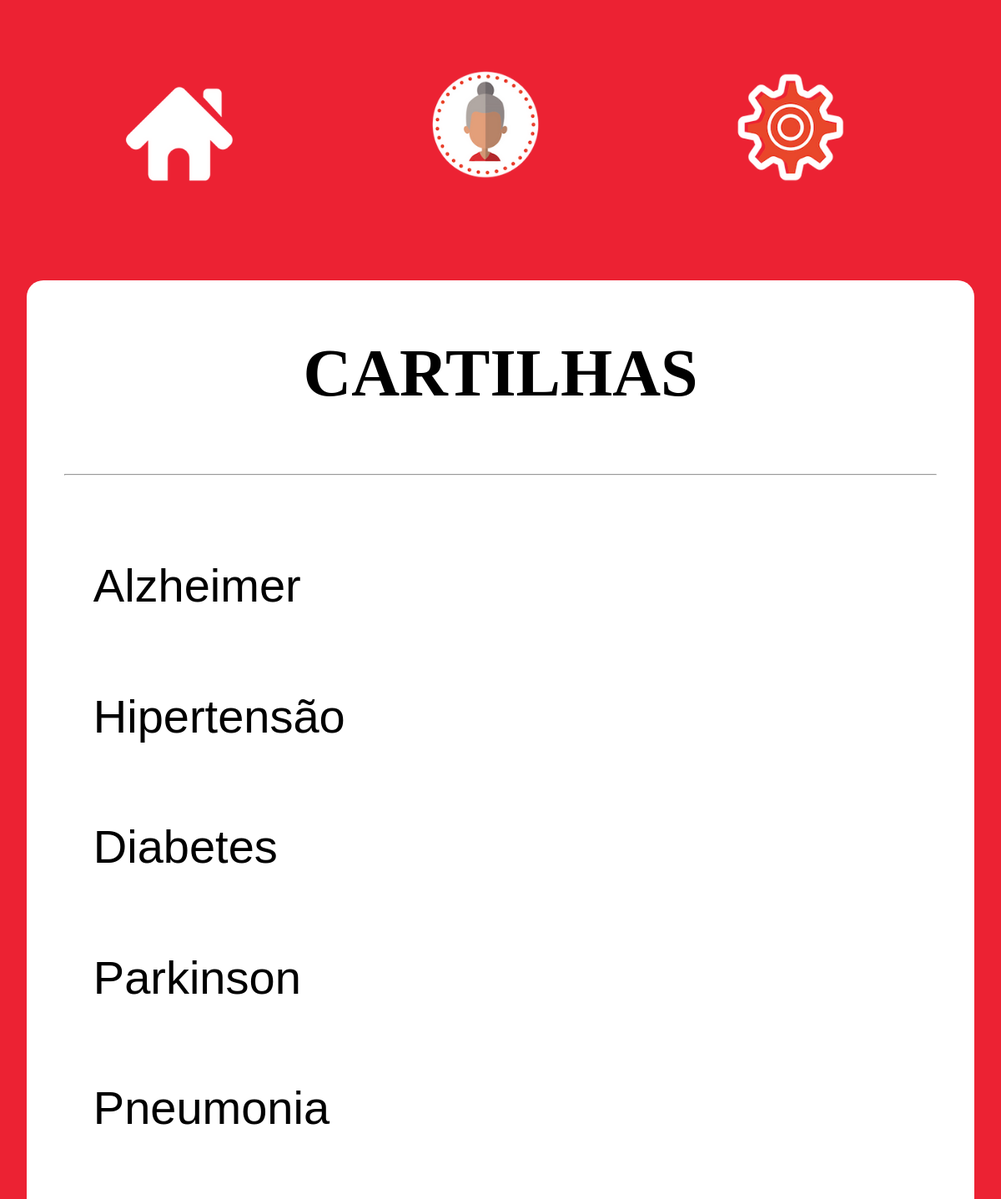
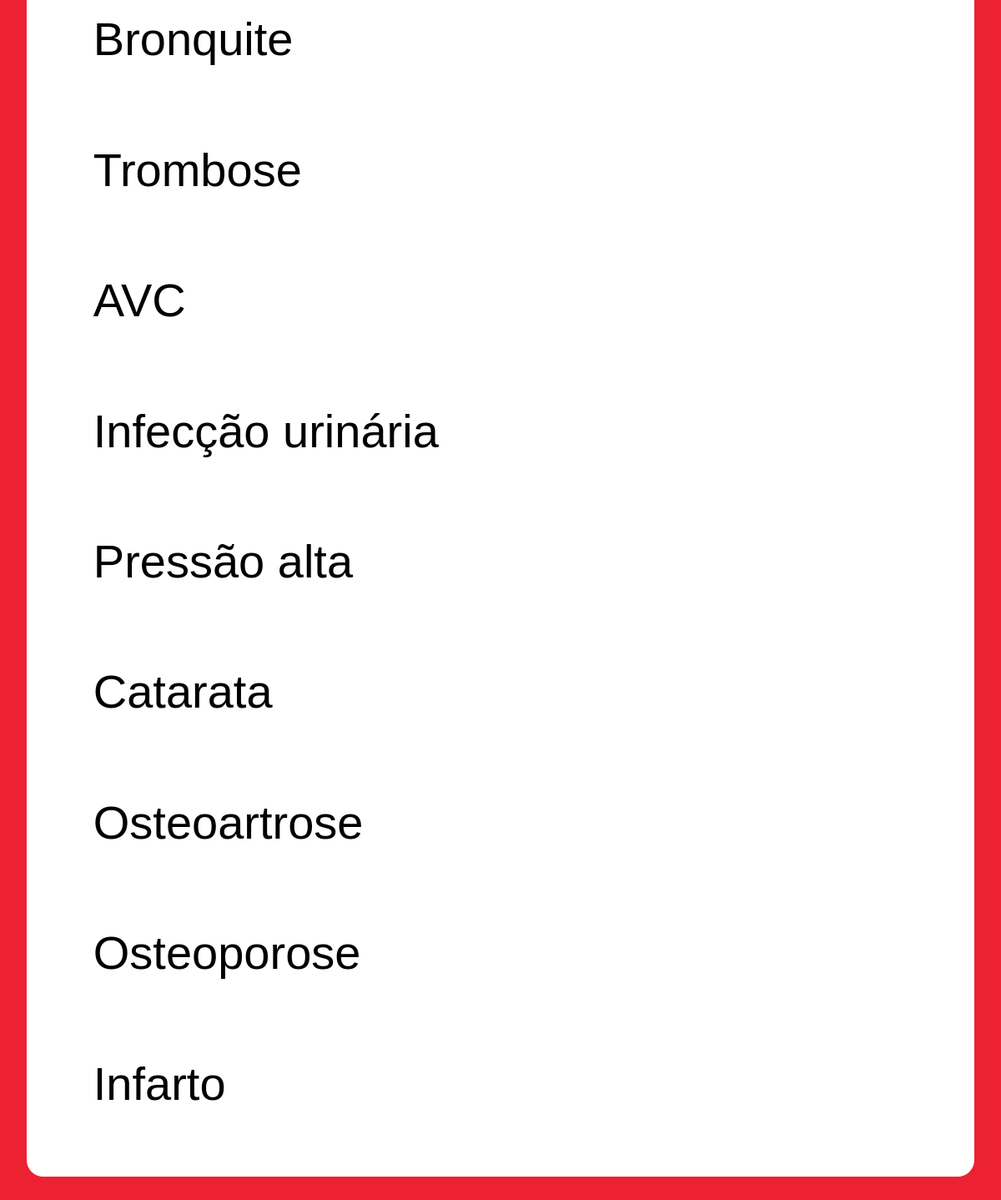
Before: /views/cartilha.php with the older database file (2 pictures, top to bottom).
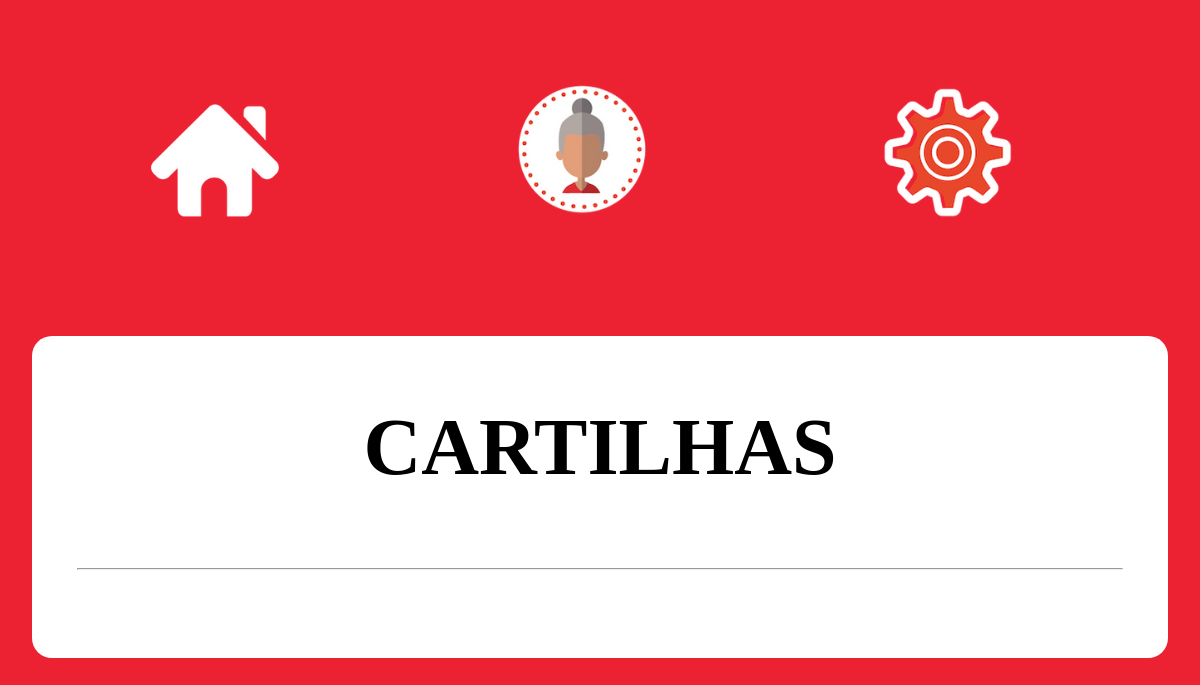
After: the same page with the newer database file.
### tables this page shows
CREATE TABLE `cartilha` (
  `idcartilha` int(11) NOT NULL,
  `titulo_cartilha` text NOT NULL,
  `fatores_cartilha` text NOT NULL,
  `sintomas_cartilhas` text NOT NULL,
  `prevencao_cartilha` text NOT NULL
);

### views/cartilha.php (the view, shortened to what this page needs)
<!DOCTYPE html>
<html>
<head>
    <link rel="stylesheet" type="text/css" href="../estilo/style.css">
</head>
<body>
    <header class="menu-principal">
        <a href="../index.php" id="img"><img src="../img/home.png"></a>
        <a href="perfil.php" id="img2"><img src="../img/avatar.png"></a>
        <a href="conf.php" id="img4"><img src="../img/conf.png"></a>
    </header>
    <section class="container">
        <h1 class="titulo">CARTILHAS</h1>
        <hr />
        <form name="formConCartilhas" method="POST" action="cartilhaEspecifica.php">
        <?php
        $sql = "SELECT * FROM cartilha";
        $consulta = $GLOBALS['conn']->query($sql);
        while ($row = $consulta->fetch_assoc()){
        echo "<button type='submit' class='container-data' name ='nome_cartilha' value='".$row['titulo_cartilha']."'>".$row['titulo_cartilha']."</button>";
        }
        ?>
        </form>
    </section>
</body>
</html>

### estilo/style.css (style rules this page uses)
body { background-color: #ec2233; padding-left: 2%; padding-right: 2%; font-family: "Alternate Gothic No1 D"; margin-top: 2%; }
h1, h2 { padding: 0; margin: 1%; color: black; }
.menu-principal a { margin: 0 auto; width: 33%; }
.menu-principal img { padding-right: 10%; padding-left: 10%; padding-bottom: 5%; padding-top: 5%; width: 12%; }
hr { margin: 1%; }
.container { clear: both; margin-top: 5%; margin-bottom: 5%; padding: 3%; background-color: white; border-radius: 20px; }
.container h1 { color:black; padding: 2%; text-align: center; margin-bottom: 5%; }
.container hr { margin-top: 5%; margin-bottom: 5%; }
.titulo { float: center; width: 94%; font-size: 500%; }
.container-data { border: solid transparent; background-color: transparent; border-radius: 20px; padding: 4%; width: 100%; font-size: 350%; display: block; text-align:left; }

Changed rows visible on the page:
removed cartilha: titulo_cartilha "Alzheimer"
removed cartilha: titulo_cartilha "Hipertensão"
removed cartilha: titulo_cartilha "Diabetes"
removed cartilha: titulo_cartilha "Parkinson"
removed cartilha: titulo_cartilha "Pneumonia"
removed cartilha: titulo_cartilha "Bronquite"
removed cartilha: titulo_cartilha "Trombose"
removed cartilha: titulo_cartilha "AVC"
removed cartilha: titulo_cartilha "Infecção urinária"
removed cartilha: titulo_cartilha "Pressão alta"
removed cartilha: titulo_cartilha "Catarata"
removed cartilha: titulo_cartilha "Osteoartrose"
removed cartilha: titulo_cartilha "Osteoporose"
removed cartilha: titulo_cartilha "Infarto"
